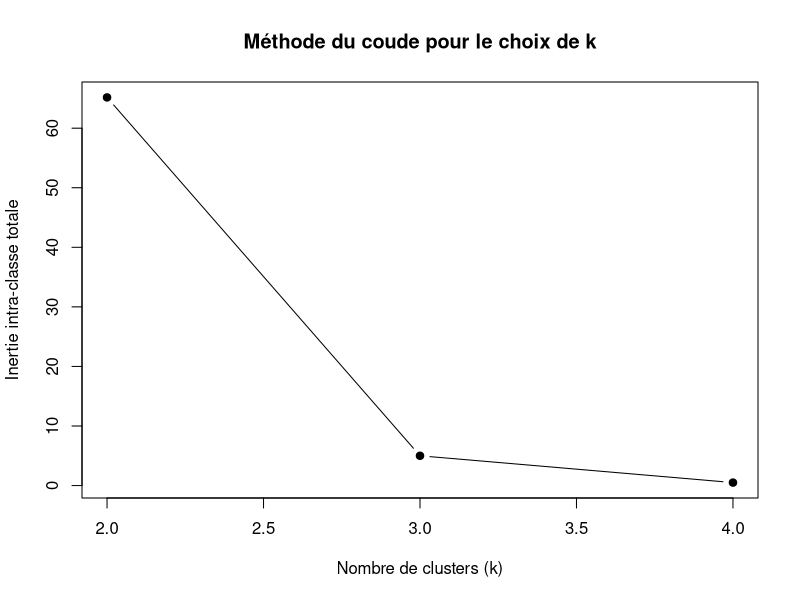

The R source for this figure:
## ---- chunk 1
# Fonction calculant les distances à un barycentre
distance_au_centre <- function(x, mu) {
  # x  : vecteur numérique
  # mu : valeur numérique du barycentre
  abs(x - mu)
}
x   <- c(1, 2, 9, 12, 20)
mu1 <- 1
mu2 <- 7
distances1 <- distance_au_centre(x, mu1)
df1<- data.frame(points = x, distance = distances1)
distances2 <- distance_au_centre(x, mu2)
df2<- data.frame(points = x, distance = distances2)
df_merged <- merge(df1, df2, by= "points", suffixes = c("_mu1", "_mu2"))
print(df_merged)
## ---- chunk 2
mu3 <- mean(c(1, 2))
mu4 <- mean(c(9, 12, 20))
print(mu3)
print(mu4)
## ---- chunk 3
# Fonction calculant les distances à un barycentre
distance_au_centre <- function(x, mu) {
  # x  : vecteur numérique
  # mu : valeur numérique du barycentre
  abs(x - mu)
}
x   <- c(1, 2, 9, 12, 20)
mu3 <-1.5
mu4 <-13.67

distances1 <- distance_au_centre(x, mu3)
df1<- data.frame(points = x, distance = distances1)
distances2 <- distance_au_centre(x, mu4)
df2<- data.frame(points = x, distance = distances2)
df_merged <- merge(df1, df2, by= "points", suffixes = c("_mu3", "_mu4"))
print(df_merged)
## ---- chunk 4
# données
k1 <- 2
x1    <- c(1, 2, 9, 12, 20)
init1 <- matrix(c(1, 7), ncol = 1)  # centres initiaux

# k-means
res1  <- kmeans(x1, centers = init1, iter.max = 10)

# regroupement des données par classe
classes1 <- split(x1, res1$cluster)

# affichage des classes et de leurs éléments
cat("\nÉléments par classe :\n")
for (i in seq_along(classes1)) {
  cat(sprintf("Classe %d : %s\n", i, paste(classes1[[i]], collapse = ", ")))
}
# affichage des centres finaux
cat("Centres finaux :\n")
print(res1$centers)
## ---- chunk 5
total_inertia_alt1 <- sum(res1$withinss)
print(total_inertia_alt1)
## ---- chunk 6
# données
k2 <- 3
x2 <- c(1, 2, 9, 12, 20)
init2 <- matrix(c(1, 12, 20), ncol = 1)  # centres initiaux

# k-means
res2  <- kmeans(x2, centers = init2, iter.max = 10)

# regroupement des données par classe
classes2 <- split(x2, res2$cluster)

# affichage des classes et de leurs éléments
cat("\nÉléments par classe :\n")
for (i in seq_along(classes2)) {
  cat(sprintf("Classe %d : %s\n", i, paste(classes2[[i]], collapse = ", ")))
}
# affichage des centres finaux
cat("Centres finaux :\n")
print(res2$centers)
## ---- chunk 7
total_inertia_alt2 <- sum(res2$withinss)
print(total_inertia_alt2)
## ---- chunk 8
# données
x3 <- c(1, 2, 9, 12, 20)
init3 <- matrix(c(1, 9, 12, 20), ncol = 1)  # centres initiaux

# k-means
res3 <- kmeans(x3, centers = init3, iter.max = 10)

# regroupement des données par classe
classes3 <- split(x3, res3$cluster)

# affichage des classes et de leurs éléments
cat("\nÉléments par classe :\n")
for (i in seq_along(classes3)) {
  cat(sprintf("Classe %d : %s\n", i, paste(classes3[[i]], collapse = ", ")))
}
# affichage des centres finaux
cat("Centres finaux :\n")
print(res3$centers)
## ---- chunk 9
total_inertia_alt3 <- sum(res3$withinss)
print(total_inertia_alt3)
## ---- chunk 10
# vecteur de valeurs de k à tester
ks    <- 2:4

# pré-allocation d’un vecteur pour stocker l’inertie totale
inertias <- c(total_inertia_alt1, total_inertia_alt2, total_inertia_alt3)

# tracé de la courbe inertie vs k
plot(ks, inertias,
     type = "b",                             # points reliés par des segments
     pch  = 19,                              # symbole plein pour les points
     xlab = "Nombre de clusters (k)",
     ylab = "Inertie intra-classe totale",
     main = "Méthode du coude pour le choix de k")

